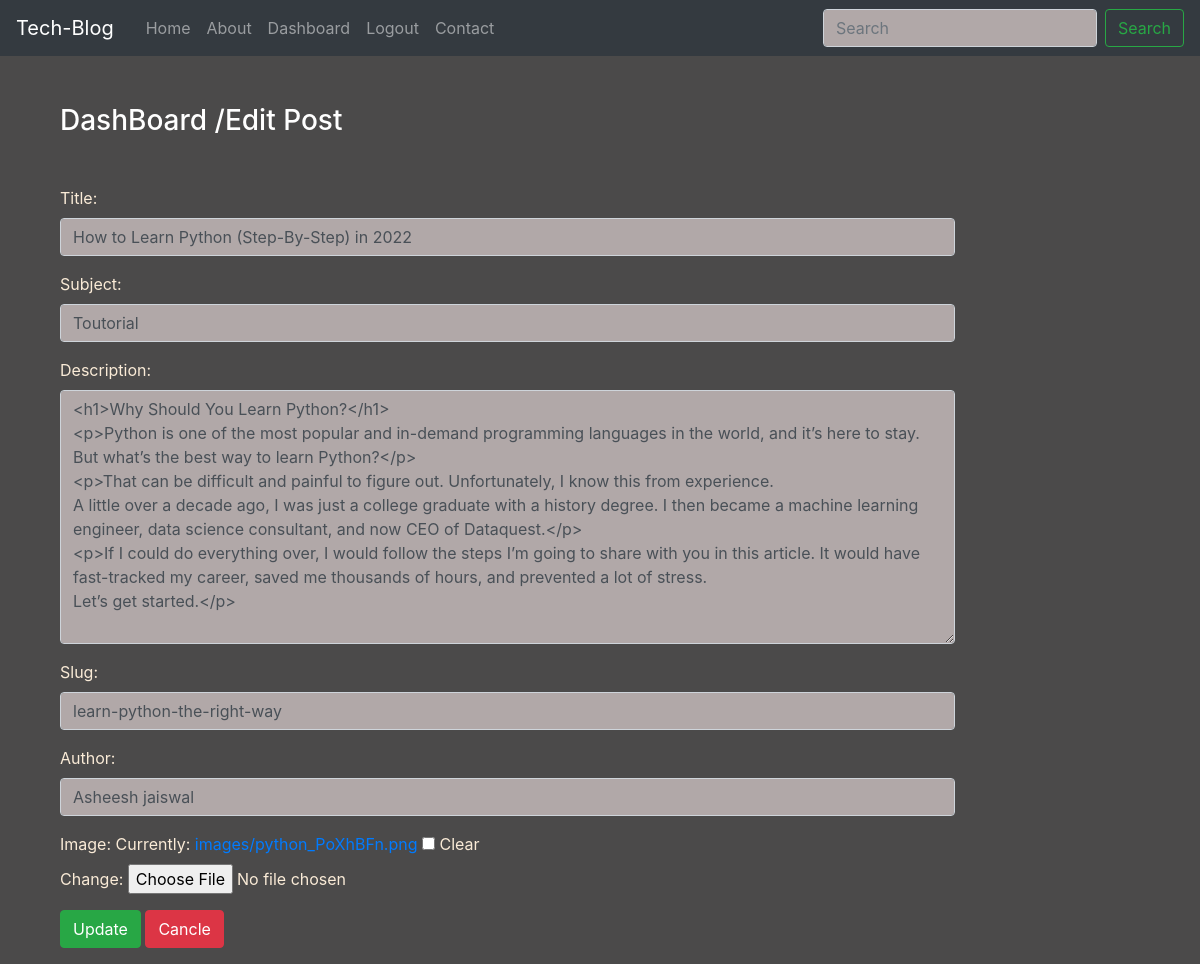
/editpost/6/ (signed in), run on the app's committed database.
### TechApp/models.py (models this page shows)
class Post(models.Model):
    title = models.CharField(max_length=150)
    subject = models.CharField(max_length=150)
    desc = models.TextField()
    slug = models.CharField(max_length=150,unique=True)
    author = models.CharField(max_length=50)
    date = models.DateTimeField(auto_now_add=True)
    image = models.ImageField(upload_to='images/',default=None,null=True,blank=True)
    user = models.ForeignKey(User, on_delete=models.CASCADE)

### TechApp/views.py (the view)
# urls.py: path('editpost/<int:id>/', views.EditPost,name='editpost'),
def EditPost(request, id):
    if request.user.is_authenticated:
        if request.method == "POST":
            pi = Post.objects.get(pk=id)
            fm = PostForm(request.POST, request.FILES, instance=pi)
            if fm.is_valid():
                messages.success(request, 'Your Post Update Successfully!!!')
                fm.save()
        else:
            pi = Post.objects.get(pk=id)
            fm = PostForm(instance=pi)
        return render(request, 'editpost.html',{'form':fm})
    else:
        return HttpResponseRedirect('/loginPage/')

### TechApp/forms.py
class PostForm(forms.ModelForm):
    class Meta:
        model = Post
        fields = ['title','subject','desc','slug','author','image']
        labels = {'title':'Title','line1':'show Line', 'desc':'Description','image':'Image'}
        widgets = {'title':forms.TextInput(attrs={'class':'form-control'}),
                   'subject':forms.TextInput(attrs={'class':'form-control'}),
                    'desc':forms.Textarea(attrs={'class':'form-control'}),
                    'slug':forms.TextInput(attrs={'class':'form-control'}),
                    'author':forms.TextInput(attrs={'class':'form-control'}),
        }

### TechApp/templates/editpost.html (shortened to what this page needs)
{% extends 'base.html' %}
{% block content %}
<div class="container">
    <div class="col-sm-10">
        <h3 class="text-white my-5">DashBoard /Edit Post</h3>
         <form action="" method="POST" class="my-3" enctype="multipart/form-data">
            {{form.as_p}}
             <input type="submit" value="Update" class="btn btn-success"/>
             <a href="{% url 'dashboardPage' %}" class="btn btn-danger ">Cancle</a>
          </form>
        </div>
</div>
{% endblock  %}

### TechApp/static/css/style.css (style rules this page uses)
body { background-color: rgb(75, 74, 74); color: antiquewhite; }
.form-control { background-color: rgb(177, 168, 168); }

### data on the page
Post: title "How to Learn Python (Step-By-Step) in 2022", subject "Toutorial", desc "<h1>Why Should You Learn Python?</h1> <p>Python is one of the most popular and in-demand programming languages in the world, and it’s here to stay. But what’s the best way to learn Python?</p> <p>That can be difficult and painful to figure out. Unfortunately, I know this from experience. A little over a decade ago, I was just a college graduate with a history degree. I then became a machine learning engineer, data science consultant, and now CEO of Dataquest.</p> <p>If I could do everything over, I would follow the steps I’m going to share with you in this article. It would have fast-tracked my career, saved me thousands of hours, and prevented a lot of stress. Let’s get started.</p>", slug "learn-python-the-right-way", author "Asheesh jaiswal"
